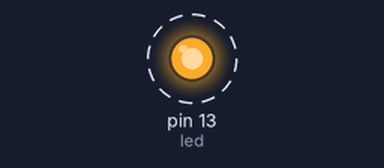
Simulated run of this sketch. Board: Arduino Uno, built with avr-gcc and run on an emulated ATmega328P. On the bench: output pins drawn as LEDs (lit = HIGH). Dashed ring = blinking.

Above: at 0.12 s.
Timing chart, 0 to 3.0 s (numbered marks = the images above):
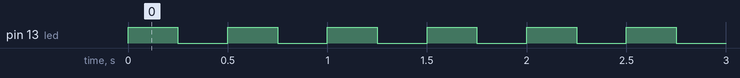

Measured:
- by itself, pin 13 (led): alternates HIGH for 0.25 s and LOW for 0.25 s

The sketch:

blink.ino
```cpp
// This code blinks an led on the UNO at a time interval determined by the Delay variable
int led = 13;
int Delay = 250;
void setup() {
  // put your setup code here, to run once:
  pinMode(led, OUTPUT);
}

void loop() {
  // put your main code here, to run repeatedly:
  digitalWrite(led, HIGH);
  delay(Delay);
  digitalWrite(led, LOW);
  delay(Delay);
}
```
